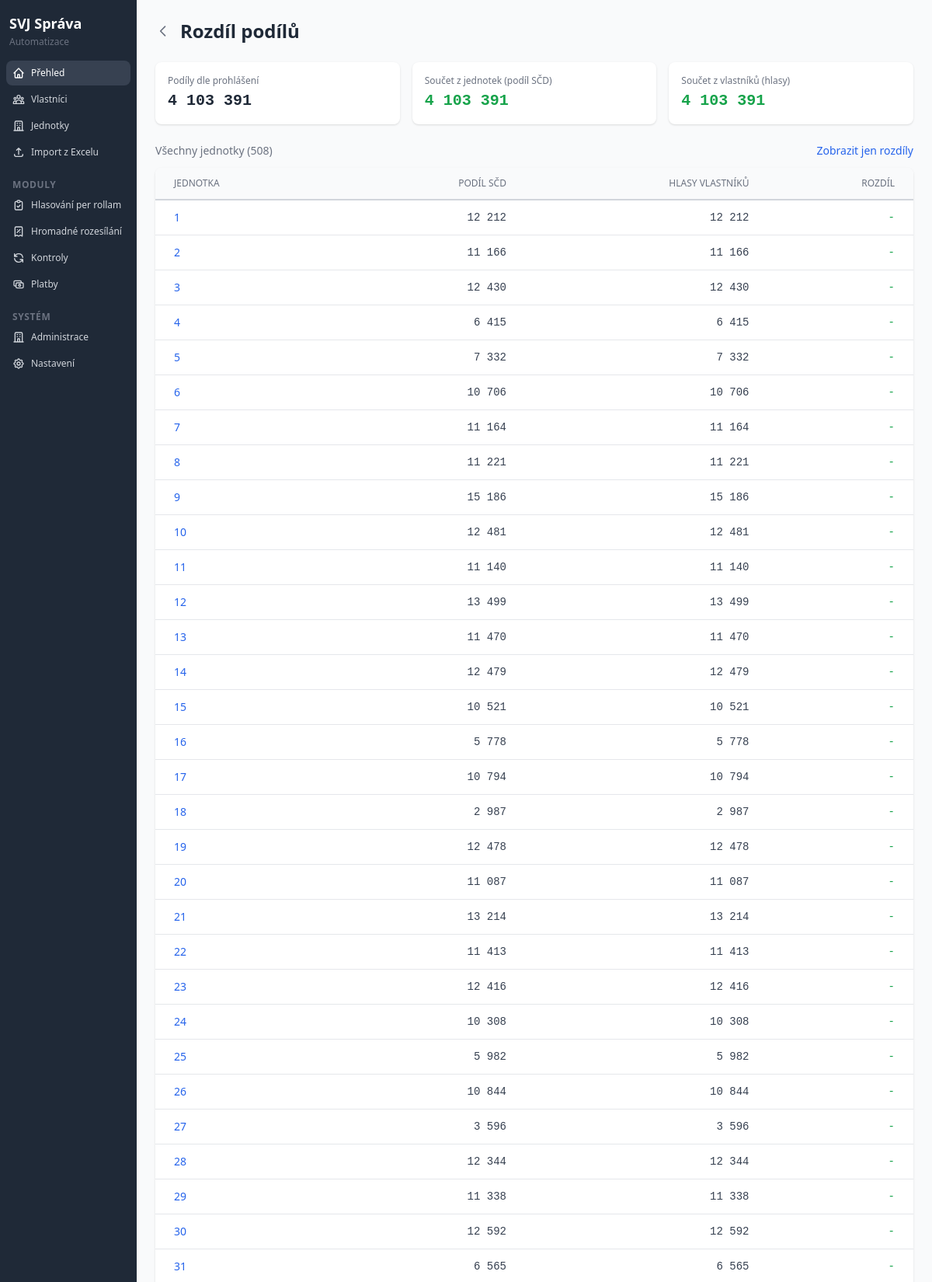
Screenshot of /prehled/rozdil-podilu?vse=1 (upper part) with the database file from the repository.
### app/models/administration.py (models this page shows)
class SvjInfo(Base):
    __tablename__ = "svj_info"
    id = Column(Integer, primary_key=True)
    name = Column(String(300), nullable=True)
    building_type = Column(String(100), nullable=True)
    total_shares = Column(Integer, nullable=True)
    unit_count = Column(Integer, nullable=True)
    voting_import_mapping = Column(Text, nullable=True)  # Global JSON — last used import column mapping
    owner_import_mapping = Column(Text, nullable=True)   # JSON — last used owner import column mapping
    contact_import_mapping = Column(Text, nullable=True)  # JSON — last used contact import column mapping
    created_at = Column(DateTime, default=datetime.utcnow)
    updated_at = Column(DateTime, default=datetime.utcnow, onupdate=datetime.utcnow)
    addresses = relationship("SvjAddress", back_populates="svj_info",
                             order_by="SvjAddress.address", cascade="all, delete-orphan")

### app/models/owner.py (models this page shows, shortened)
class Unit(Base):
    __tablename__ = "units"
    id = Column(Integer, primary_key=True)
    unit_number = Column(Integer, nullable=False, unique=True, index=True)
    building_number = Column(String(20), nullable=True, index=True)
    podil_scd = Column(Float, nullable=True)
    floor_area = Column(Float, nullable=True)
    room_count = Column(String(20), nullable=True)
    space_type = Column(String(50), nullable=True, index=True)
    section = Column(String(10), nullable=True, index=True)
    orientation_number = Column(Integer, nullable=True)
    address = Column(String(200), nullable=True)
    lv_number = Column(Integer, nullable=True, index=True)
    created_at = Column(DateTime, default=datetime.utcnow)
    owners = relationship("OwnerUnit", back_populates="unit", cascade="all, delete-orphan")

### app/routers/dashboard.py (the view)
@router.get("/prehled/rozdil-podilu")
async def shares_breakdown(request: Request, vse: int = 0, db: Session = Depends(get_db)):
    svj_info = db.query(SvjInfo).first()
    declared_shares = svj_info.total_shares if svj_info and svj_info.total_shares else 0
    owner_votes_subq = (
        db.query(
            OwnerUnit.unit_id,
            func.sum(OwnerUnit.votes).label("owners_votes"),
        )
        .filter(OwnerUnit.valid_to.is_(None))
        .group_by(OwnerUnit.unit_id)
        .subquery()
    )
    rows = (
        db.query(
            Unit.id,
            Unit.unit_number,
            Unit.podil_scd,
            owner_votes_subq.c.owners_votes,
        )
        .outerjoin(owner_votes_subq, Unit.id == owner_votes_subq.c.unit_id)
        .order_by(Unit.unit_number)
        .all()
    )
    items = []
    total_units_scd = 0
    total_owners_votes = 0
    for unit_id, unit_number, podil_scd, owners_votes in rows:
        p = podil_scd or 0
        o = owners_votes or 0
        total_units_scd += p
        total_owners_votes += o
        items.append({
            "unit_id": unit_id,
            "unit_number": unit_number,
            "podil_scd": p,
            "owners_votes": o,
            "diff": o - p,
        })
    show_all = bool(vse)
    filtered_items = items if show_all else [i for i in items if i["diff"] != 0]
    return templates.TemplateResponse("dashboard_shares.html", {
        "request": request,
        "active_nav": "dashboard",
        "declared_shares": declared_shares,
        "total_units_scd": total_units_scd,
        "total_owners_votes": total_owners_votes,
        "diff_owners": total_owners_votes - declared_shares,
        "diff_units": total_units_scd - declared_shares,
        "items": filtered_items,
        "show_all": show_all,
        "total_count": len(items),
        "diff_count": len([i for i in items if i["diff"] != 0]),
    })

### app/templates/dashboard_shares.html (shortened to what this page needs)
{% extends "base.html" %}
{% block content %}
<div class="flex items-center gap-3 mb-6">
    <a href="/" class="text-gray-500 hover:text-gray-600" aria-label="Zpět na přehled">
        <svg aria-hidden="true" class="w-5 h-5" fill="none" stroke="currentColor" viewBox="0 0 24 24">
            <path stroke-linecap="round" stroke-linejoin="round" stroke-width="2" d="M15 19l-7-7 7-7"/>
        </svg>
    </a>
    <h1 class="text-2xl font-bold text-gray-800">Rozdíl podílů</h1>
</div>
<div class="grid grid-cols-1 md:grid-cols-3 gap-4 mb-6">
    <div class="bg-white rounded-lg shadow p-4">
        <p class="text-xs text-gray-500 mb-1">Podíly dle prohlášení</p>
        <p class="text-xl font-bold text-gray-800 font-mono">{{ "{:,}".format(declared_shares).replace(",", " ") }}</p>
    </div>
    <div class="bg-white rounded-lg shadow p-4">
        <p class="text-xs text-gray-500 mb-1">Součet z jednotek (podíl SČD)</p>
        <p class="text-xl font-bold font-mono {% if diff_units != 0 %}text-red-600{% else %}text-green-600{% endif %}">
            {{ "{:,}".format(total_units_scd).replace(",", " ") }}
        </p>
    </div>
    <div class="bg-white rounded-lg shadow p-4">
        <p class="text-xs text-gray-500 mb-1">Součet z vlastníků (hlasy)</p>
        <p class="text-xl font-bold font-mono {% if diff_owners != 0 %}text-red-600{% else %}text-green-600{% endif %}">
            {{ "{:,}".format(total_owners_votes).replace(",", " ") }}
        </p>
    </div>
</div>
<div class="flex items-center justify-between mb-3">
    <p class="text-sm text-gray-500">
        {% if show_all %}Všechny jednotky ({{ total_count }}){% else %}Pouze s rozdílem ({{ diff_count }} z {{ total_count }}){% endif %}
    </p>
    {% if show_all %}
    <a href="/prehled/rozdil-podilu" class="text-sm text-blue-600 hover:underline">Zobrazit jen rozdíly</a>
    {% else %}
    <a href="/prehled/rozdil-podilu?vse=1" class="text-sm text-blue-600 hover:underline">Zobrazit vše</a>
    {% endif %}
</div>
<div class="bg-white rounded-lg shadow overflow-hidden overflow-x-auto">
    <table class="min-w-full divide-y divide-gray-200">
        <thead class="bg-gray-50 border-b-2 border-gray-300 sticky top-0 z-10">
            <tr>
                <th class="px-6 py-3 text-left text-xs font-medium text-gray-500 uppercase">Jednotka</th>
                <th class="px-6 py-3 text-right text-xs font-medium text-gray-500 uppercase">Podíl SČD</th>
                <th class="px-6 py-3 text-right text-xs font-medium text-gray-500 uppercase">Hlasy vlastníků</th>
                <th class="px-6 py-3 text-right text-xs font-medium text-gray-500 uppercase">Rozdíl</th>
            </tr>
        </thead>
        <tbody class="divide-y divide-gray-200">
            {% for item in items %}
            <tr class="{% if item.diff != 0 %}bg-red-50{% endif %}">
                <td class="px-6 py-3 text-sm">
                    <a href="/jednotky/{{ item.unit_id }}?back=/prehled/rozdil-podilu" class="text-blue-600 hover:underline font-medium">{{ item.unit_number }}</a>
                </td>
                <td class="px-6 py-3 text-sm text-right font-mono text-gray-700">{{ (item.podil_scd or 0)|fmt_num }}</td>
                <td class="px-6 py-3 text-sm text-right font-mono text-gray-700">{{ "{:,}".format(item.owners_votes).replace(",", " ") }}</td>
                <td class="px-6 py-3 text-sm text-right font-mono font-medium {% if item.diff < 0 %}text-red-600{% elif item.diff > 0 %}text-blue-600{% else %}text-green-600{% endif %}">
                    {% if item.diff != 0 %}{{ "{:+,}".format(item.diff).replace(",", " ") }}{% else %}-{% endif %}
                </td>
            </tr>
            {% endfor %}
        </tbody>
                    {% set total_diff = total_owners_votes - total_units_scd %}
    </table>
</div>
{% endblock %}

### rows the page displays
SvjInfo: total_shares "4 103 391"
Unit: unit_number "1", podil_scd "12 212", owners_votes "12 212"
Unit: unit_number "2", podil_scd "11 166", owners_votes "11 166"
Unit: unit_number "3", podil_scd "12 430", owners_votes "12 430"
Unit: unit_number "4", podil_scd "6 415", owners_votes "6 415"
Unit: unit_number "5", podil_scd "7 332", owners_votes "7 332"
Unit: unit_number "6", podil_scd "10 706", owners_votes "10 706"
Unit: unit_number "7", podil_scd "11 164", owners_votes "11 164"
Unit: unit_number "8", podil_scd "11 221", owners_votes "11 221"
Unit: unit_number "9", podil_scd "15 186", owners_votes "15 186"
Unit: unit_number "10", podil_scd "12 481", owners_votes "12 481"
Unit: unit_number "11", podil_scd "11 140", owners_votes "11 140"
Unit: unit_number "12", podil_scd "13 499", owners_votes "13 499"
Unit: unit_number "13", podil_scd "11 470", owners_votes "11 470"
Unit: unit_number "14", podil_scd "12 479", owners_votes "12 479"
Unit: unit_number "15", podil_scd "10 521", owners_votes "10 521"
Unit: unit_number "16", podil_scd "5 778", owners_votes "5 778"
Unit: unit_number "17", podil_scd "10 794", owners_votes "10 794"
Unit: unit_number "18", podil_scd "2 987", owners_votes "2 987"
Unit: unit_number "19", podil_scd "12 478", owners_votes "12 478"
Unit: unit_number "20", podil_scd "11 087", owners_votes "11 087"
Unit: unit_number "21", podil_scd "13 214", owners_votes "13 214"
Unit: unit_number "22", podil_scd "11 413", owners_votes "11 413"
Unit: unit_number "23", podil_scd "12 416", owners_votes "12 416"
Unit: unit_number "24", podil_scd "10 308", owners_votes "10 308"
Unit: unit_number "25", podil_scd "5 982", owners_votes "5 982"
Unit: unit_number "26", podil_scd "10 844", owners_votes "10 844"
Unit: unit_number "27", podil_scd "3 596", owners_votes "3 596"
Unit: unit_number "28", podil_scd "12 344", owners_votes "12 344"
Unit: unit_number "29", podil_scd "11 338", owners_votes "11 338"
Unit: unit_number "30", podil_scd "12 592", owners_votes "12 592"
Unit: unit_number "31", podil_scd "6 565", owners_votes "6 565"

### other values shown
{{ "{:,}".format(total_units_scd).replace(",", " ") }} "4 103 391"
{{ "{:,}".format(total_owners_votes).replace(",", " ") }} "4 103 391"
{{ total_count }} "508"
